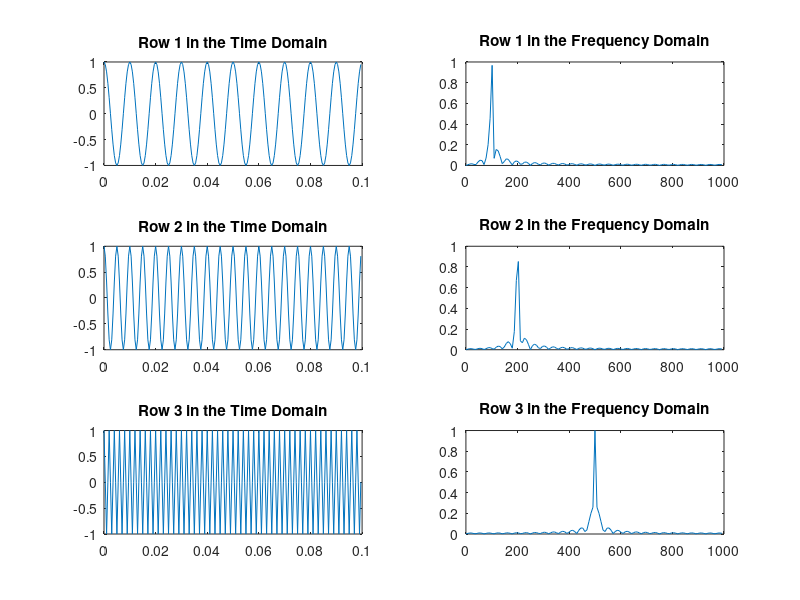

The MATLAB source for this figure:
F = 2000;             % Sampling frequency
T = 1 / F;            % Sampling period
L = 200;              % Length of signal
t = (0 : L - 1) * T;  % Time vector

x1 = cos(2 * pi * 100 * t);
x2 = cos(2 * pi * 200 * t);
x3 = cos(2 * pi * 500 * t);

X = [x1; x2; x3];

for i = 1 : 3
    subplot(3, 2, 2 * i - 1);
    plot(t, X(i, 1 : L));
    title(['Row ', num2str(i), ' in the Time Domain']);
end

n = 2 ^ nextpow2(L);
dim = 2;
Y = fft(X, n, dim);
P2 = abs(Y / L);
P1 = P2( : , 1 : n / 2 + 1);
P1( : , 2 : end - 1) = 2 * P1( : , 2 : end - 1);

for i = 1 : 3
    subplot(3, 2, 2 * i)
    plot(0 : (F / n) : (F / 2 - F / n), P1(i, 1 : n / 2))
    title(['Row ', num2str(i), ' in the Frequency Domain'])
end